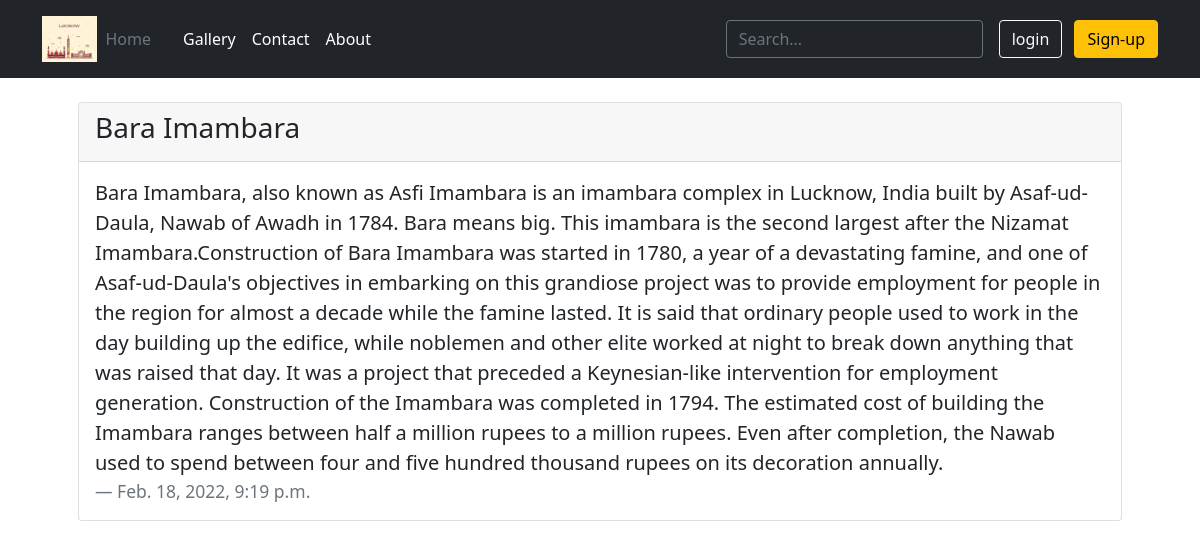
Screenshot of /post/3 with the database file from the repository.
### user/models.py (models this page shows, shortened)
class Post(models.Model):
    img = models.ImageField(upload_to = 'pics')
    title = models.CharField(max_length=50)
    desc = models.TextField()
    created_at = models.DateTimeField(default=datetime.now,blank=True)

### user/views.py (the view)
# urls.py: path('post/<str:pk>', views.post, name = 'post'),
def post(request,pk):
    posts = Post.objects.get(id=pk)
    return render(request, 'post.html',{'posts':posts})

### templates/post.html (shortened to what this page needs)
{% extends "base.html" %}
{% block body %}
<div class="container my-4 px-5">
    <div class="card">
        <div class="card-header">
       <h3> {{posts.title}}</h3>
        </div>
        <div class="card-body">
        <blockquote class="blockquote mb-0">
            <p>{{posts.desc}}</p>
            <footer class="blockquote-footer">{{posts.created_at}}
        </blockquote>
        </div>
    </div>
</div>
{% endblock body %}

### rows the page displays
Post: title "Bara Imambara", desc "Bara Imambara, also known as Asfi Imambara is an imambara complex in Lucknow, India built by Asaf-ud-Daula, Nawab of Awadh in 1784. Bara means big. This imambara is the second largest after the Nizamat Imambara.Construction of Bara Imambara was started in 1780, a year of a devastating famine, and one of Asaf-ud-Daula's objectives in embarking on this grandiose project was to provide employment for people in the region for almost a decade while the famine lasted. It is said that ordinary people used to work in the day building up the edifice, while noblemen and other elite worked at night to break down anything that was raised that day. It was a project that preceded a Keynesian-like…", created_at "Feb. 18, 2022, 9:19 p.m."
